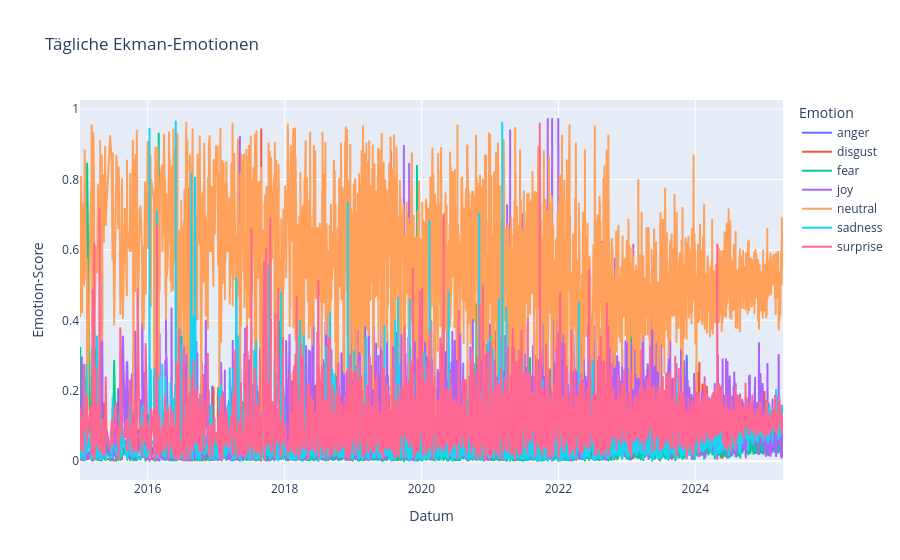

The notebook cell this image was saved under:
### Markdown cell above
## 4. Ekman-Emotionen über die Zeit

### Code cell
# Tägliche Ekman-Emotionen
emotion_cols = ["anger", "disgust", "fear", "joy", "neutral", "sadness", "surprise"]

fig7 = px.line(
    final_daily_df,
    x="date",
    y=emotion_cols,
    title="Tägliche Ekman-Emotionen",
    labels={"value": "Emotion-Score", "variable": "Emotion", "date": "Datum"}
)
fig7.update_layout(xaxis_title="Datum", yaxis_title="Emotion-Score")
fig7.show()

### Figure 1 — Plotly figure (JSON) as saved in the notebook; plotly's stock layout.template omitted (floating-point values rounded to 4 significant figures; data arrays with more than 128 entries replaced by an {"elided": "..."} marker saying what was removed)
{"data": [{"hovertemplate": "Emotion=anger<br>Datum=%{x}<br>Emotion-Score=%{y}<extra></extra>", "legendgroup": "anger", "line": {"color": "#636efa", "dash": "solid"}, "marker": {"symbol": "circle"}, "mode": "lines", "name": "anger", "showlegend": true, "type": "scattergl", "x": {"elided": "2884 str values"}, "xaxis": "x", "y": {"elided": "2884 float values"}, "yaxis": "y"}, {"hovertemplate": "Emotion=disgust<br>Datum=%{x}<br>Emotion-Score=%{y}<extra></extra>", "legendgroup": "disgust", "line": {"color": "#EF553B", "dash": "solid"}, "marker": {"symbol": "circle"}, "mode": "lines", "name": "disgust", "showlegend": true, "type": "scattergl", "x": {"elided": "2884 str values"}, "xaxis": "x", "y": {"elided": "2884 float values"}, "yaxis": "y"}, {"hovertemplate": "Emotion=fear<br>Datum=%{x}<br>Emotion-Score=%{y}<extra></extra>", "legendgroup": "fear", "line": {"color": "#00cc96", "dash": "solid"}, "marker": {"symbol": "circle"}, "mode": "lines", "name": "fear", "showlegend": true, "type": "scattergl", "x": {"elided": "2884 str values"}, "xaxis": "x", "y": {"elided": "2884 float values"}, "yaxis": "y"}, {"hovertemplate": "Emotion=joy<br>Datum=%{x}<br>Emotion-Score=%{y}<extra></extra>", "legendgroup": "joy", "line": {"color": "#ab63fa", "dash": "solid"}, "marker": {"symbol": "circle"}, "mode": "lines", "name": "joy", "showlegend": true, "type": "scattergl", "x": {"elided": "2884 str values"}, "xaxis": "x", "y": {"elided": "2884 float values"}, "yaxis": "y"}, {"hovertemplate": "Emotion=neutral<br>Datum=%{x}<br>Emotion-Score=%{y}<extra></extra>", "legendgroup": "neutral", "line": {"color": "#FFA15A", "dash": "solid"}, "marker": {"symbol": "circle"}, "mode": "lines", "name": "neutral", "showlegend": true, "type": "scattergl", "x": {"elided": "2884 str values"}, "xaxis": "x", "y": {"elided": "2884 float values"}, "yaxis": "y"}, {"hovertemplate": "Emotion=sadness<br>Datum=%{x}<br>Emotion-Score=%{y}<extra></extra>", "legendgroup": "sadness", "line": {"color": "#19d3f3", "dash": "solid"}, "marker": {"symbol": "circle"}, "mode": "lines", "name": "sadness", "showlegend": true, "type": "scattergl", "x": {"elided": "2884 str values"}, "xaxis": "x", "y": {"elided": "2884 float values"}, "yaxis": "y"}, {"hovertemplate": "Emotion=surprise<br>Datum=%{x}<br>Emotion-Score=%{y}<extra></extra>", "legendgroup": "surprise", "line": {"color": "#FF6692", "dash": "solid"}, "marker": {"symbol": "circle"}, "mode": "lines", "name": "surprise", "showlegend": true, "type": "scattergl", "x": {"elided": "2884 str values"}, "xaxis": "x", "y": {"elided": "2884 float values"}, "yaxis": "y"}], "layout": {"legend": {"title": {"text": "Emotion"}, "tracegroupgap": 0}, "title": {"text": "Tägliche Ekman-Emotionen"}, "xaxis": {"anchor": "y", "domain": [0, 1], "title": {"text": "Datum"}}, "yaxis": {"anchor": "x", "domain": [0, 1], "title": {"text": "Emotion-Score"}}}}
